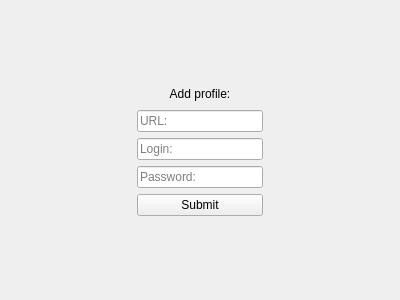
<?xml version="1.0" encoding="UTF-8"?>
<ui version="4.0">
 <class>DataForm</class>
 <widget class="QWidget" name="DataForm">
  <property name="geometry">
   <rect>
    <x>0</x>
    <y>0</y>
    <width>400</width>
    <height>300</height>
   </rect>
  </property>
  <property name="minimumSize">
   <size>
    <width>0</width>
    <height>0</height>
   </size>
  </property>
  <property name="windowTitle">
   <string>Form</string>
  </property>
  <layout class="QGridLayout" name="gridLayout">
   <item row="0" column="1">
    <spacer name="verticalSpacer">
     <property name="orientation">
      <enum>Qt::Orientation::Vertical</enum>
     </property>
     <property name="sizeHint" stdset="0">
      <size>
       <width>20</width>
       <height>61</height>
      </size>
     </property>
    </spacer>
   </item>
   <item row="1" column="0">
    <spacer name="horizontalSpacer_7">
     <property name="orientation">
      <enum>Qt::Orientation::Horizontal</enum>
     </property>
     <property name="sizeHint" stdset="0">
      <size>
       <width>120</width>
       <height>20</height>
      </size>
     </property>
    </spacer>
   </item>
   <item row="1" column="1">
    <widget class="QLabel" name="label">
     <property name="text">
      <string>Add profile:</string>
     </property>
     <property name="alignment">
      <set>Qt::AlignmentFlag::AlignCenter</set>
     </property>
    </widget>
   </item>
   <item row="1" column="2">
    <spacer name="horizontalSpacer_2">
     <property name="orientation">
      <enum>Qt::Orientation::Horizontal</enum>
     </property>
     <property name="sizeHint" stdset="0">
      <size>
       <width>120</width>
       <height>20</height>
      </size>
     </property>
    </spacer>
   </item>
   <item row="2" column="0">
    <spacer name="horizontalSpacer_9">
     <property name="orientation">
      <enum>Qt::Orientation::Horizontal</enum>
     </property>
     <property name="sizeHint" stdset="0">
      <size>
       <width>120</width>
       <height>20</height>
      </size>
     </property>
    </spacer>
   </item>
   <item row="2" column="1">
    <widget class="QLineEdit" name="lineEdit">
     <property name="placeholderText">
      <string>URL:</string>
     </property>
    </widget>
   </item>
   <item row="2" column="2">
    <spacer name="horizontalSpacer">
     <property name="orientation">
      <enum>Qt::Orientation::Horizontal</enum>
     </property>
     <property name="sizeHint" stdset="0">
      <size>
       <width>120</width>
       <height>20</height>
      </size>
     </property>
    </spacer>
   </item>
   <item row="3" column="0">
    <spacer name="horizontalSpacer_10">
     <property name="orientation">
      <enum>Qt::Orientation::Horizontal</enum>
     </property>
     <property name="sizeHint" stdset="0">
      <size>
       <width>120</width>
       <height>20</height>
      </size>
     </property>
    </spacer>
   </item>
   <item row="3" column="1">
    <widget class="QLineEdit" name="usernameLineEdit">
     <property name="placeholderText">
      <string>Login:</string>
     </property>
    </widget>
   </item>
   <item row="3" column="2">
    <spacer name="horizontalSpacer_3">
     <property name="orientation">
      <enum>Qt::Orientation::Horizontal</enum>
     </property>
     <property name="sizeHint" stdset="0">
      <size>
       <width>120</width>
       <height>20</height>
      </size>
     </property>
    </spacer>
   </item>
   <item row="4" column="0">
    <spacer name="horizontalSpacer_8">
     <property name="orientation">
      <enum>Qt::Orientation::Horizontal</enum>
     </property>
     <property name="sizeHint" stdset="0">
      <size>
       <width>120</width>
       <height>20</height>
      </size>
     </property>
    </spacer>
   </item>
   <item row="4" column="1">
    <widget class="QLineEdit" name="lineEdit_3">
     <property name="placeholderText">
      <string>Password:</string>
     </property>
    </widget>
   </item>
   <item row="4" column="2">
    <spacer name="horizontalSpacer_4">
     <property name="orientation">
      <enum>Qt::Orientation::Horizontal</enum>
     </property>
     <property name="sizeHint" stdset="0">
      <size>
       <width>120</width>
       <height>20</height>
      </size>
     </property>
    </spacer>
   </item>
   <item row="5" column="0">
    <spacer name="horizontalSpacer_6">
     <property name="orientation">
      <enum>Qt::Orientation::Horizontal</enum>
     </property>
     <property name="sizeHint" stdset="0">
      <size>
       <width>120</width>
       <height>20</height>
      </size>
     </property>
    </spacer>
   </item>
   <item row="5" column="1">
    <widget class="QPushButton" name="pushButton">
     <property name="text">
      <string>Submit</string>
     </property>
    </widget>
   </item>
   <item row="5" column="2">
    <spacer name="horizontalSpacer_5">
     <property name="orientation">
      <enum>Qt::Orientation::Horizontal</enum>
     </property>
     <property name="sizeHint" stdset="0">
      <size>
       <width>120</width>
       <height>20</height>
      </size>
     </property>
    </spacer>
   </item>
   <item row="6" column="1">
    <spacer name="verticalSpacer_2">
     <property name="orientation">
      <enum>Qt::Orientation::Vertical</enum>
     </property>
     <property name="sizeHint" stdset="0">
      <size>
       <width>20</width>
       <height>60</height>
      </size>
     </property>
    </spacer>
   </item>
  </layout>
 </widget>
 <resources/>
 <connections/>
</ui>
